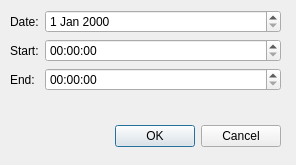
<?xml version="1.0" encoding="UTF-8"?>
<ui version="4.0">
 <class>Dialog</class>
 <widget class="QDialog" name="Dialog">
  <property name="windowModality">
   <enum>Qt::WindowModal</enum>
  </property>
  <property name="geometry">
   <rect>
    <x>0</x>
    <y>0</y>
    <width>296</width>
    <height>165</height>
   </rect>
  </property>
  <property name="windowTitle">
   <string>Edit Record</string>
  </property>
  <property name="modal">
   <bool>true</bool>
  </property>
  <widget class="QDialogButtonBox" name="buttonBox">
   <property name="geometry">
    <rect>
     <x>50</x>
     <y>120</y>
     <width>231</width>
     <height>32</height>
    </rect>
   </property>
   <property name="orientation">
    <enum>Qt::Horizontal</enum>
   </property>
   <property name="standardButtons">
    <set>QDialogButtonBox::Cancel|QDialogButtonBox::Ok</set>
   </property>
  </widget>
  <widget class="QWidget" name="formLayoutWidget_2">
   <property name="geometry">
    <rect>
     <x>10</x>
     <y>10</y>
     <width>271</width>
     <height>101</height>
    </rect>
   </property>
   <layout class="QFormLayout" name="formLayout_2">
    <item row="0" column="0">
     <widget class="QLabel" name="label_2">
      <property name="text">
       <string>Date:</string>
      </property>
     </widget>
    </item>
    <item row="0" column="1">
     <widget class="QDateEdit" name="dateEdit">
      <property name="correctionMode">
       <enum>QAbstractSpinBox::CorrectToPreviousValue</enum>
      </property>
     </widget>
    </item>
    <item row="1" column="0">
     <widget class="QLabel" name="label_3">
      <property name="text">
       <string>Start:</string>
      </property>
     </widget>
    </item>
    <item row="2" column="0">
     <widget class="QLabel" name="label_4">
      <property name="text">
       <string>End:</string>
      </property>
     </widget>
    </item>
    <item row="1" column="1">
     <widget class="QTimeEdit" name="timeEditStart">
      <property name="currentSection">
       <enum>QDateTimeEdit::HourSection</enum>
      </property>
     </widget>
    </item>
    <item row="2" column="1">
     <widget class="QTimeEdit" name="timeEditEnd"/>
    </item>
   </layout>
  </widget>
 </widget>
 <resources/>
 <connections>
  <connection>
   <sender>buttonBox</sender>
   <signal>accepted()</signal>
   <receiver>Dialog</receiver>
   <slot>accept()</slot>
   <hints>
    <hint type="sourcelabel">
     <x>248</x>
     <y>254</y>
    </hint>
    <hint type="destinationlabel">
     <x>157</x>
     <y>274</y>
    </hint>
   </hints>
  </connection>
  <connection>
   <sender>buttonBox</sender>
   <signal>rejected()</signal>
   <receiver>Dialog</receiver>
   <slot>reject()</slot>
   <hints>
    <hint type="sourcelabel">
     <x>316</x>
     <y>260</y>
    </hint>
    <hint type="destinationlabel">
     <x>286</x>
     <y>274</y>
    </hint>
   </hints>
  </connection>
 </connections>
</ui>
